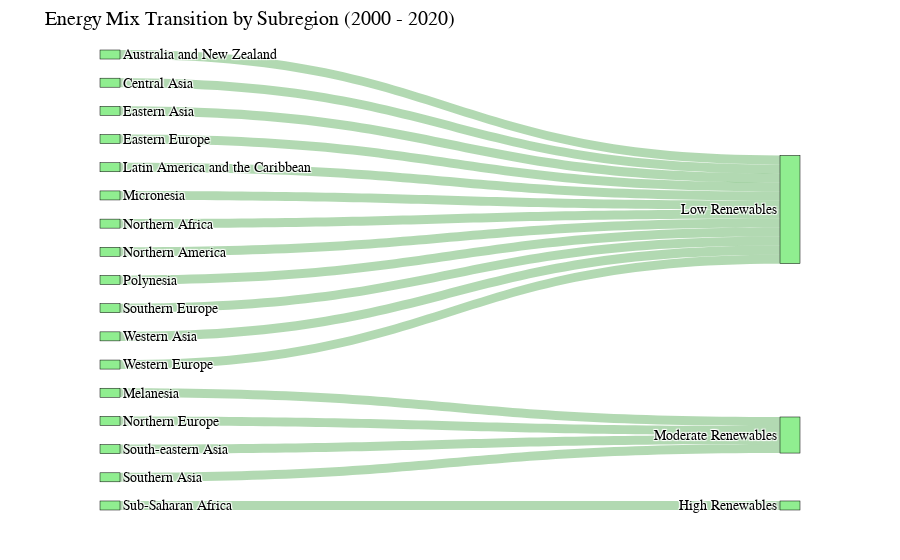

The cell this chart's notebook holds for it:
### Code cell
# Energy Mix Transition by Subregion (Sankey Plot)

import pandas as pd
import plotly.graph_objects as go

# Load data
df = pd.read_csv('../data/cleaned/enhanced_energy_features_final.csv')  

# Step 1: Aggregate average renewables share by subregion
df_subregion = df[['subregion', 'renewables_share_pct']].dropna()
avg_renew = df_subregion.groupby('subregion')['renewables_share_pct'].mean().reset_index()

# Step 2: Categorise by level of renewable energy share
def categorize(share):
    if share >= 50:
        return 'High Renewables'
    elif share >= 30:
        return 'Moderate Renewables'
    else:
        return 'Low Renewables'

avg_renew['category'] = avg_renew['renewables_share_pct'].apply(categorize)

# Step 3: Prepare for Sankey
sankey_df = avg_renew[['subregion', 'category']]
sankey_df['count'] = 1

labels = list(sankey_df['subregion'].unique()) + list(sankey_df['category'].unique())
label_to_index = {label: i for i, label in enumerate(labels)}

sources = sankey_df['subregion'].map(label_to_index).tolist()
targets = sankey_df['category'].map(label_to_index).tolist()
values = sankey_df['count'].tolist()

# Step 4: Sankey Diagram
fig = go.Figure(data=[go.Sankey(
    node=dict(
        pad=20,
        thickness=20,
        line=dict(color="black", width=0.5),
        label=labels,
        color="lightgreen"
    ),
    link=dict(
        source=sources,
        target=targets,
        value=values,
        color="rgba(0, 128, 0, 0.3)"
    )
)])

fig.update_layout(
    title_text="Energy Mix Transition by Subregion (2000 - 2020)",
    font=dict(size=14, color="black", family="Arial"),
    margin=dict(l=100, r=100, t=50, b=50)
)

fig.show()

### Figure 1 — Plotly figure (JSON) as saved in the notebook; plotly's stock layout.template omitted (floating-point values rounded to 4 significant figures)
{"data": [{"link": {"color": "rgba(0, 128, 0, 0.3)", "source": [0, 1, 2, 3, 4, 5, 6, 7, 8, 9, 10, 11, 12, 13, 14, 15, 16], "target": [17, 17, 17, 17, 17, 18, 17, 17, 17, 18, 17, 18, 18, 17, 19, 17, 17], "value": [1, 1, 1, 1, 1, 1, 1, 1, 1, 1, 1, 1, 1, 1, 1, 1, 1]}, "node": {"color": "lightgreen", "label": ["Australia and New Zealand", "Central Asia", "Eastern Asia", "Eastern Europe", "Latin America and the Caribbean", "Melanesia", "Micronesia", "Northern Africa", "Northern America", "Northern Europe", "Polynesia", "South-eastern Asia", "Southern Asia", "Southern Europe", "Sub-Saharan Africa", "Western Asia", "Western Europe", "Low Renewables", "Moderate Renewables", "High Renewables"], "line": {"color": "black", "width": 0.5}, "pad": 20, "thickness": 20}, "type": "sankey"}], "layout": {"font": {"color": "black", "family": "Arial", "size": 14}, "margin": {"b": 50, "l": 100, "r": 100, "t": 50}, "title": {"text": "Energy Mix Transition by Subregion (2000 - 2020)"}}}
